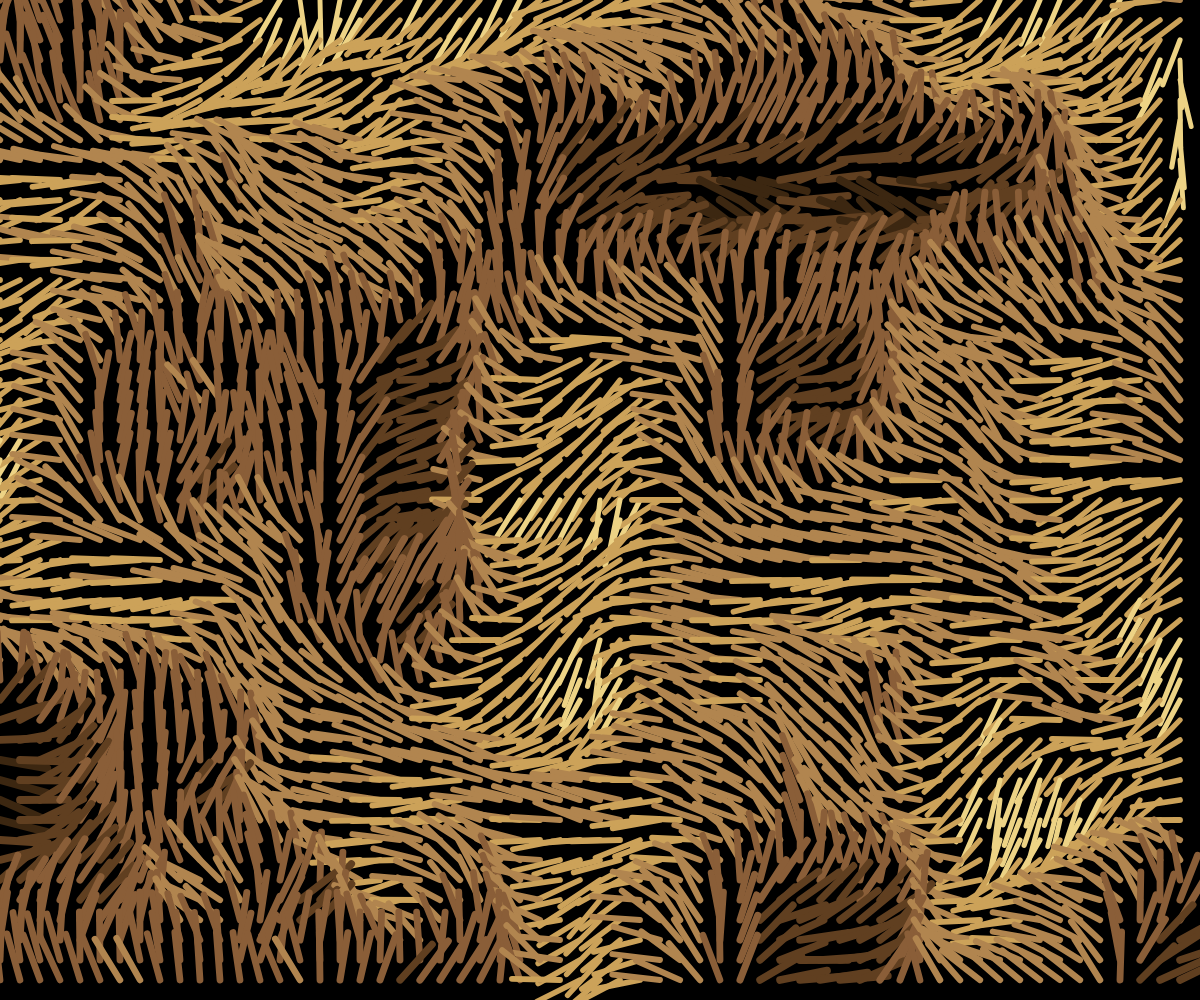
Frame 1 (no input)
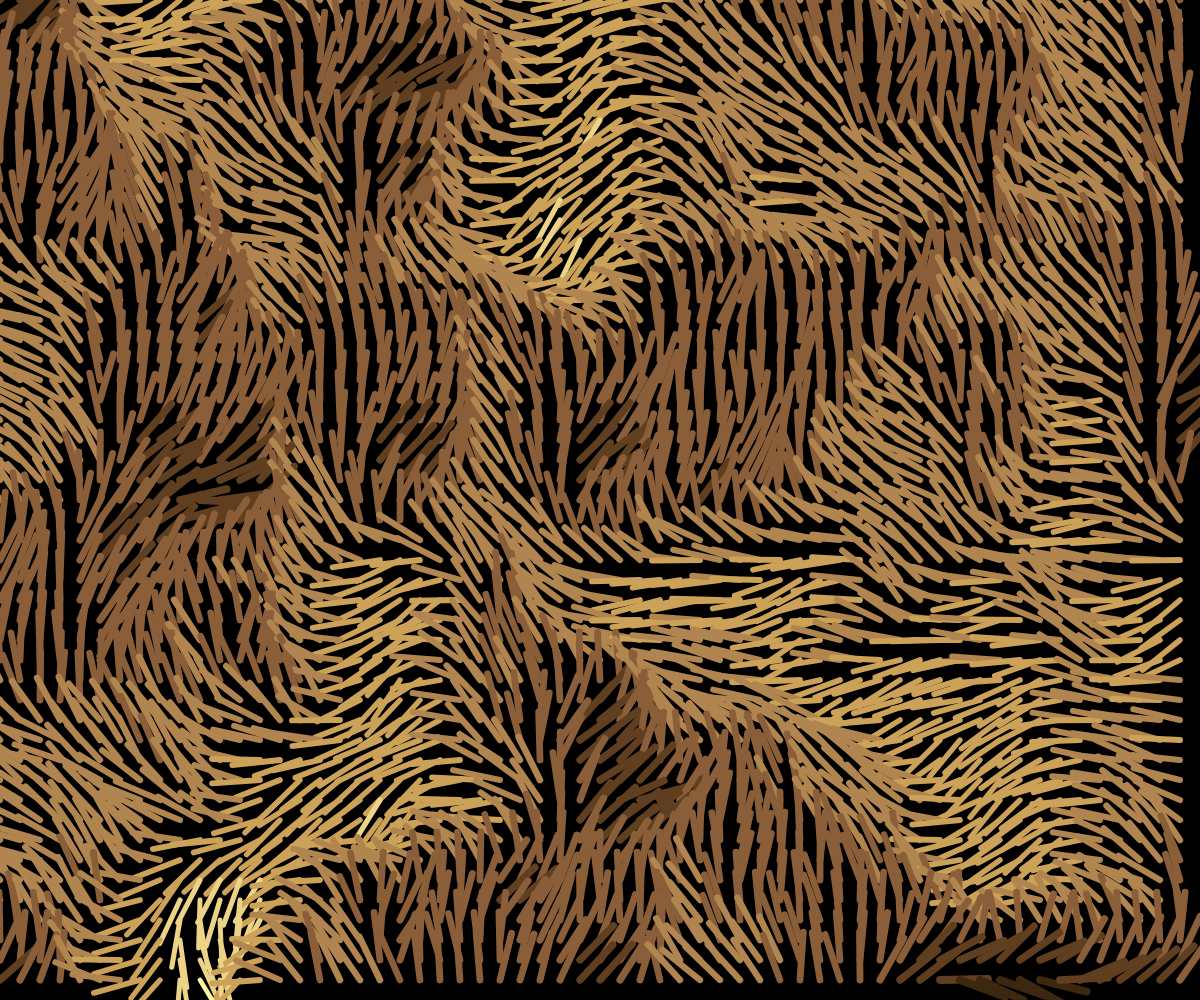
Frame 60 (no input)
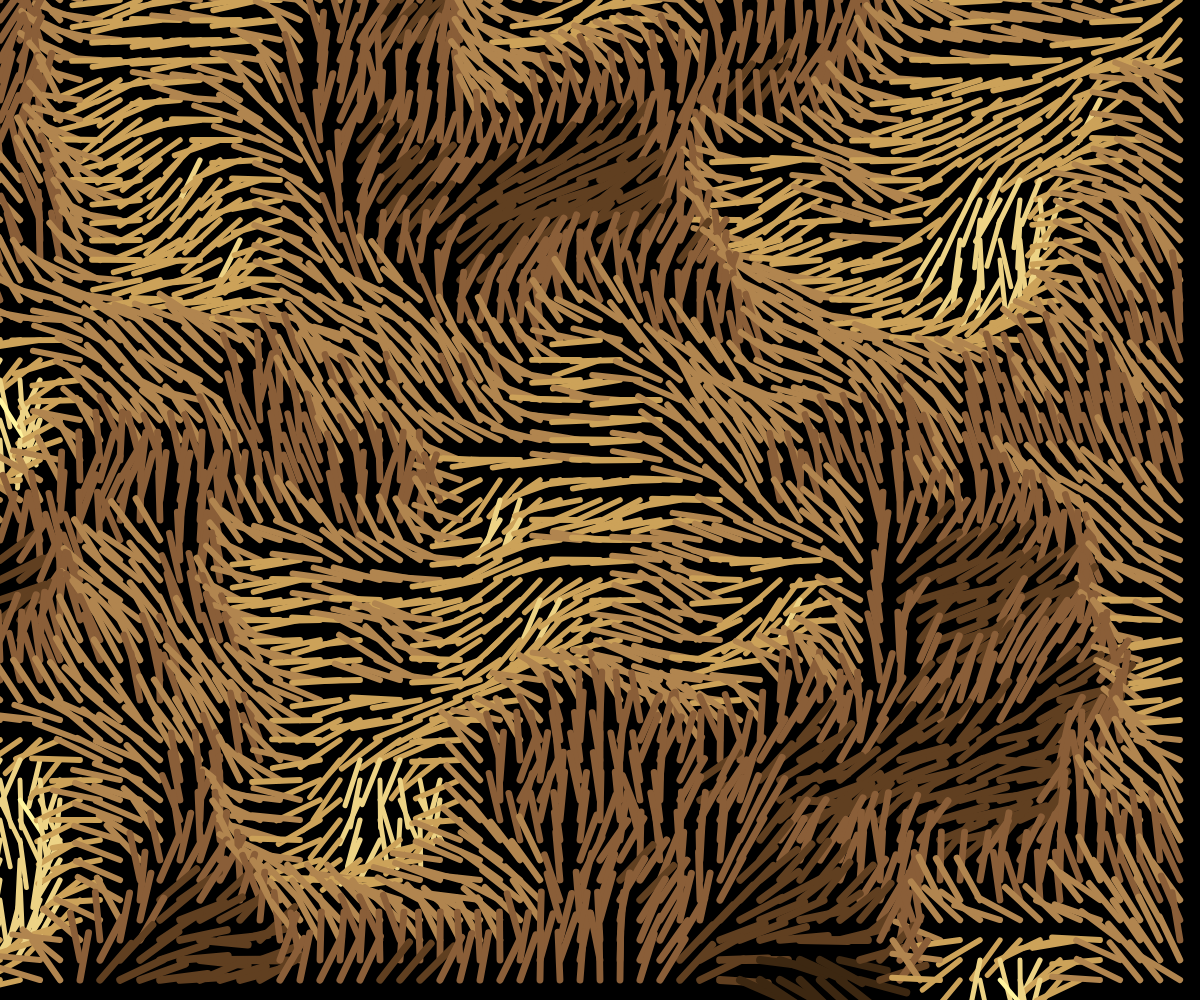
Frame 120 (the mouse pressed at the canvas centre since frame 60)

The p5.js sketch that drew these frames (run headless with seeded random() and noise() and a simulated clock; from frame 60 on, the mouse is pressed at the canvas centre):

// p5.js sketch
// ── sketch.js

let cols, rows;
let flowField;
let resolution = 20;
let z=100
let hairColors
function setup() {
  createCanvas(windowWidth, windowHeight);
  cols = floor(width / resolution);
  rows = floor(height / resolution);
hairColors = [
  color(255, 245, 158), // Light Blonde
  color(237, 211, 133), // Medium Blonde
  color(204, 162, 89),  // Dark Blonde
  color(177, 133, 79),  // Light Brown
  color(138, 94, 56),   // Medium Brown
  color(96, 63, 32),    // Dark Brown
  color(60, 39, 17),    // Light Black
  color(43, 28, 12),    // Medium Black
  color(23, 15, 6)      // Dark Black
];
  
  //noiseSeed(0); // Optional: To keep the noise consistent
}

function draw() {
  background(0)
  for (let y = 0; y < rows; y++) {
    for (let x = 0; x < cols; x++) {
      let index = x + y * cols;
      let angle = noise(x * 0.1, y * 0.1,z) * TWO_PI*1.36;
     
      let v = p5.Vector.fromAngle(angle);
  
      
      // Draw hair strands
      let xPos = x * resolution;
      let yPos = y * resolution;
      let clr =floor(map(angle,0,TWO_PI*1.36,0,8))
      
      stroke(hairColors[clr])
      strokeWeight((0.6*angle)+(0.2*resolution)); // hair thickness tied to angle
      push();
      translate(xPos, yPos);
      rotate(v.heading());
      line(0, 0, resolution * 2.4, 0);
      pop();
    }
    z+=0.002
  }

}
